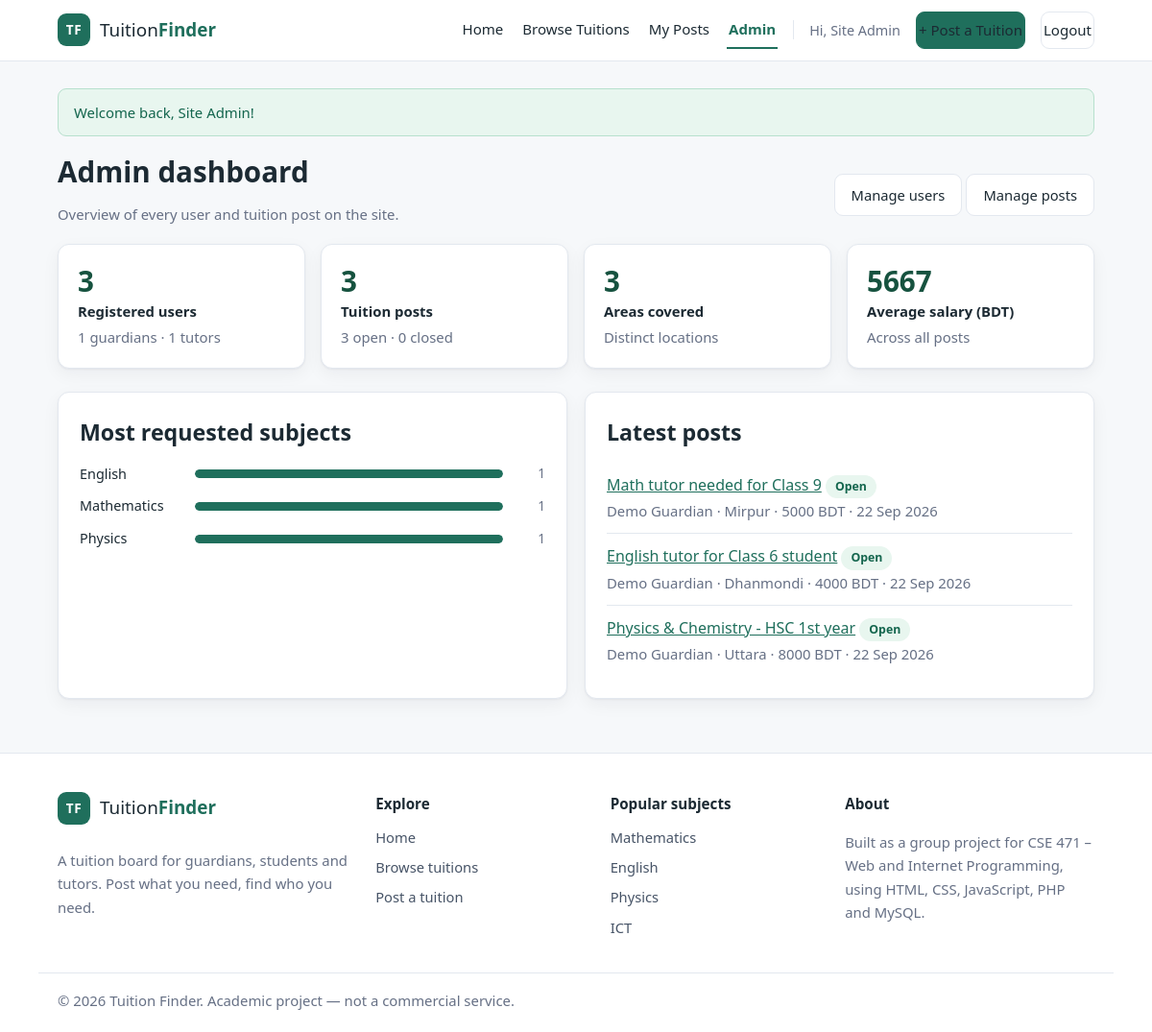
/admin_dashboard.php (signed in), run on the app's committed database.
### tables this page shows
CREATE TABLE tuition_posts (
    post_id      INT AUTO_INCREMENT PRIMARY KEY,
    posted_by    INT            NOT NULL,
    title        VARCHAR(150)   NOT NULL,
    class_level  VARCHAR(50)    NOT NULL,
    subject      VARCHAR(100)   NOT NULL,
    area         VARCHAR(100)   NOT NULL,
    salary       INT            NOT NULL,
    days_per_week TINYINT       NOT NULL,
    medium       ENUM('Bangla','English','Both') NOT NULL DEFAULT 'Bangla',
    description  TEXT           NULL,
    status       ENUM('open','closed') NOT NULL DEFAULT 'open',
    created_at   TIMESTAMP      NOT NULL DEFAULT CURRENT_TIMESTAMP,
    CONSTRAINT fk_post_user
        FOREIGN KEY (posted_by) REFERENCES users(user_id)
        ON DELETE CASCADE,
    INDEX idx_subject (subject),
    INDEX idx_area (area),
    INDEX idx_class (class_level)
);

CREATE TABLE users (
    user_id       INT AUTO_INCREMENT PRIMARY KEY,
    full_name     VARCHAR(100)        NOT NULL,
    email         VARCHAR(150)        NOT NULL UNIQUE,
    phone         VARCHAR(20)         NOT NULL,
    role          ENUM('guardian','tutor','admin') NOT NULL DEFAULT 'guardian',
    password_hash VARCHAR(255)        NOT NULL,
    created_at    TIMESTAMP           NOT NULL DEFAULT CURRENT_TIMESTAMP
);

### admin_dashboard.php (the view, shortened to what this page needs)
<?php
require_once __DIR__ . '/includes/functions.php';
$stats = $conn->query(
    'SELECT
        (SELECT COUNT(*) FROM users)                                   AS total_users,
        (SELECT COUNT(*) FROM users WHERE role = "guardian")           AS guardians,
        (SELECT COUNT(*) FROM users WHERE role = "tutor")              AS tutors,
        (SELECT COUNT(*) FROM tuition_posts)                           AS total_posts,
        (SELECT COUNT(*) FROM tuition_posts WHERE status = "open")     AS open_posts,
        (SELECT COUNT(*) FROM tuition_posts WHERE status = "closed")   AS closed_posts,
        (SELECT COUNT(DISTINCT area) FROM tuition_posts)               AS areas,
        (SELECT IFNULL(ROUND(AVG(salary)), 0) FROM tuition_posts)      AS avg_salary'
)->fetch_assoc();
$bySubject = $conn->query(
    'SELECT subject, COUNT(*) AS total
     FROM tuition_posts
     GROUP BY subject
     ORDER BY total DESC, subject ASC
     LIMIT 6'
)->fetch_all(MYSQLI_ASSOC);
$latest = $conn->query(
    'SELECT p.post_id, p.title, p.area, p.salary, p.status, p.created_at, u.full_name
     FROM tuition_posts p
     JOIN users u ON u.user_id = p.posted_by
     ORDER BY p.created_at DESC
     LIMIT 5'
)->fetch_all(MYSQLI_ASSOC);
$maxSubject = $bySubject ? max(array_column($bySubject, 'total')) : 1;
require_once __DIR__ . '/includes/header.php';
?>
<div class="page-head">
    <div>
        <h1>Admin dashboard</h1>
        <p class="muted">Overview of every user and tuition post on the site.</p>
    </div>
    <div>
        <a class="btn" href="admin_users.php">Manage users</a>
        <a class="btn" href="admin_posts.php">Manage posts</a>
    </div>
</div>
<div class="stat-grid">
    <div class="stat-card">
        <span class="stat-value"><?= (int) $stats['total_users'] ?></span>
        <span class="stat-label">Registered users</span>
        <span class="muted"><?= (int) $stats['guardians'] ?> guardians &middot; <?= (int) $stats['tutors'] ?> tutors</span>
    </div>
    <div class="stat-card">
        <span class="stat-value"><?= (int) $stats['total_posts'] ?></span>
        <span class="stat-label">Tuition posts</span>
        <span class="muted"><?= (int) $stats['open_posts'] ?> open &middot; <?= (int) $stats['closed_posts'] ?> closed</span>
    </div>
    <div class="stat-card">
        <span class="stat-value"><?= (int) $stats['areas'] ?></span>
        <span class="stat-label">Areas covered</span>
        <span class="muted">Distinct locations</span>
    </div>
    <div class="stat-card">
        <span class="stat-value"><?= (int) $stats['avg_salary'] ?></span>
        <span class="stat-label">Average salary (BDT)</span>
        <span class="muted">Across all posts</span>
    </div>
</div>
<div class="admin-columns">
    <section class="card">
        <h2>Most requested subjects</h2>
        <?php if (!$bySubject): ?>
            <p class="muted">No posts yet.</p>
        <?php else: ?>
            <ul class="bar-list">
                <?php foreach ($bySubject as $row): ?>
                    <li>
                        <span class="bar-label"><?= e($row['subject']) ?></span>
                        <span class="bar-track">
                            <span class="bar-fill"
                                  style="width: <?= (int) round($row['total'] / $maxSubject * 100) ?>%"></span>
                        </span>
                        <span class="bar-value"><?= (int) $row['total'] ?></span>
                    </li>
                <?php endforeach; ?>
            </ul>
        <?php endif; ?>
    </section>
    <section class="card">
        <h2>Latest posts</h2>
        <?php if (!$latest): ?>
            <p class="muted">No posts yet.</p>
        <?php else: ?>
            <ul class="plain-list">
                <?php foreach ($latest as $row): ?>
                    <li>
                        <a href="post_details.php?id=<?= (int) $row['post_id'] ?>"><?= e($row['title']) ?></a>
                        <span class="badge <?= $row['status'] === 'open' ? 'badge-open' : 'badge-closed' ?>">
                            <?= e(ucfirst($row['status'])) ?>
                        </span>
                        <br>
                        <small class="muted">
                            <?= e($row['full_name']) ?> &middot; <?= e($row['area']) ?> &middot;
                            <?= (int) $row['salary'] ?> BDT &middot;
                            <?= e(date('d M Y', strtotime($row['created_at']))) ?>
                        </small>
                    </li>
                <?php endforeach; ?>
            </ul>
        <?php endif; ?>
    </section>
</div>
<?php require_once __DIR__ . '/includes/footer.php'; ?>

### assets/css/style.css (style rules this page uses)
:root { --brand: #1f6f5c; --brand-dark: #16523f; --brand-light: #e8f6ef; --accent: #e4a11b; --text: #1c2a33; --muted: #667085; --line: #e3e8ef; --bg: #f6f8fa; --card: #ffffff; --danger: #c0392b; --radius: 12px; --shadow: 0 1px 2px rgba(16, 24, 40, .05), 0 6px 18px rgba(16, 24, 40, .05); --shadow-hover: 0 4px 10px rgba(16, 24, 40, .07), 0 14px 32px rgba(16, 24, 40, .09); }
* { box-sizing: border-box; }
body { margin: 0; font-family: "Segoe UI", Tahoma, Arial, sans-serif; background: var(--bg); color: var(--text); line-height: 1.65; -webkit-font-smoothing: antialiased; }
a { color: var(--brand); }
h1 { font-size: 1.85rem; margin: 0 0 14px; line-height: 1.25; }
h2 { font-size: 1.45rem; margin: 0 0 12px; }
.muted { color: var(--muted); font-size: .93rem; }
.card { background: var(--card); border: 1px solid var(--line); border-radius: var(--radius); padding: 22px; box-shadow: var(--shadow); }
.btn { display: inline-block; padding: 9px 17px; border: 1px solid var(--line); border-radius: 9px; background: #fff; color: var(--text); font-size: .92rem; font-family: inherit; text-decoration: none; cursor: pointer; margin-top: 10px; transition: background .15s, color .15s, border-color .15s; }
.badge { display: inline-block; padding: 2px 10px; border-radius: 999px; font-size: .77rem; font-weight: 600; }
.badge-open { background: var(--brand-light); color: #14664e; }
.page-head { display: flex; flex-wrap: wrap; align-items: center; justify-content: space-between; gap: 12px; margin-bottom: 18px; }
.page-head p { margin: 0; }
.stat-grid { display: grid; grid-template-columns: repeat(auto-fit, minmax(200px, 1fr)); gap: 16px; margin-bottom: 24px; }
.stat-card { display: flex; flex-direction: column; gap: 2px; background: var(--card); border: 1px solid var(--line); border-radius: var(--radius); box-shadow: var(--shadow); padding: 20px; }
.stat-card .stat-value { font-size: 1.85rem; font-weight: 700; color: var(--brand-dark); line-height: 1.2; }
.stat-card .stat-label { font-weight: 600; font-size: .93rem; }
.admin-columns { display: grid; grid-template-columns: 1fr 1fr; gap: 18px; }
.bar-list { list-style: none; padding: 0; margin: 0; }
.bar-list li { display: grid; grid-template-columns: 110px 1fr 34px; align-items: center; gap: 10px; margin-bottom: 10px; font-size: .9rem; }
.bar-track { height: 9px; background: #eef2f6; border-radius: 999px; overflow: hidden; }
.bar-fill { display: block; height: 100%; background: var(--brand); border-radius: 999px; }
.bar-value { text-align: right; color: var(--muted); font-size: .85rem; }
.plain-list { list-style: none; padding: 0; margin: 0; }
.plain-list li { padding: 10px 0; border-bottom: 1px solid var(--line); }
.plain-list li:last-child { border-bottom: none; }

### data on the page
tuition_posts: title "Math tutor needed for Class 9", status "Open", posted_by.full_name "Demo Guardian", area "Mirpur", salary "5000", created_at "22 Sep 2026"
tuition_posts: title "English tutor for Class 6 student", status "Open", posted_by.full_name "Demo Guardian", area "Dhanmondi", salary "4000", created_at "22 Sep 2026"
tuition_posts: title "Physics & Chemistry - HSC 1st year", status "Open", posted_by.full_name "Demo Guardian", area "Uttara", salary "8000", created_at "22 Sep 2026"

### other printed values
$_SESSION['full_name'] "Site Admin"
$flash['message'] "Welcome back, Site Admin!"
$stats['total_users'] "3"
$stats['guardians'] "1"
$stats['tutors'] "1"
$stats['total_posts'] "3"
$stats['open_posts'] "3"
$stats['closed_posts'] "0"
$stats['areas'] "3"
$stats['avg_salary'] "5667"
$row['subject'] "English"
$row['total'] "1"
$row['subject'] "Mathematics"
$row['subject'] "Physics"
